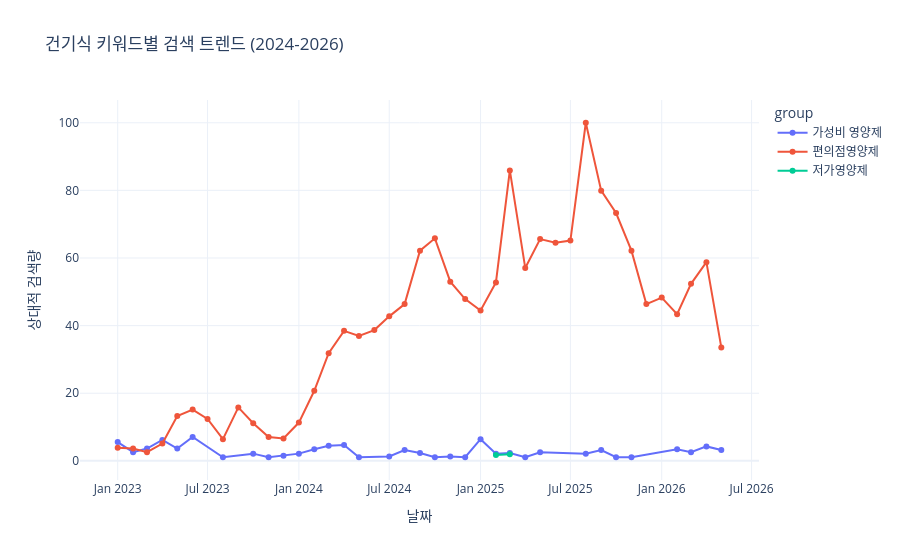

The notebook cell this image was saved under:
### Code cell
import os
import sys
import urllib.request
import json
import pandas as pd
import plotly.express as px

# 1. 인증 정보 설정 (이미지에서 확인하신 본인 정보를 넣으세요)
client_id = "iQYuA4jIAZWE78ZCH4p9" 
client_secret = "7MP3lY3dzz"
url = "https://openapi.naver.com/v1/datalab/search"

# 2. 분석 키워드 설정
target_keywords = ["가성비 영양제","편의점영양제","저가영양제"]

# 3. 키워드별 개별 그룹 자동 생성
keyword_groups = []
for kw in target_keywords:
    keyword_groups.append({
        "groupName": kw, 
        "keywords": [kw] 
    })

# 4. API 요청 본문 작성
body = {
    "startDate": "2023-01-01",
    "endDate": "2026-05-14",
    "timeUnit": "month",
    "keywordGroups": keyword_groups
}
body_json = json.dumps(body, ensure_ascii=False)

# 5. API 호출 실행
request = urllib.request.Request(url)
request.add_header("X-Naver-Client-Id", client_id)
request.add_header("X-Naver-Client-Secret", client_secret)
request.add_header("Content-Type", "application/json")

try:
    response = urllib.request.urlopen(request, data=body_json.encode("utf-8"))
    rescode = response.getcode()
    
    if rescode == 200:
        response_body = response.read()
        data = json.loads(response_body)
        
        # 6. 데이터프레임 변환
        df_list = []
        for res in data['results']:
            temp_df = pd.DataFrame(res['data'])
            temp_df['group'] = res['title']
            df_list.append(temp_df)
        
        search_keywords_compare = pd.concat(df_list)
        
        # 7. 시각화 (fig.write_image 부분을 삭제했습니다!)
        fig = px.line(search_keywords_compare, x='period', y='ratio', color='group',
                      title='건기식 키워드별 검색 트렌드 (2024-2026)',
                      labels={'period': '날짜', 'ratio': '상대적 검색량'},
                      markers=True,
                      template='plotly_white')
        
        fig.show() # 이제 에러 없이 그래프가 화면에 뜹니다!

    else:
        print(f"Error: API 요청 실패 (Code: {rescode})")

except Exception as e:
    print(f"Error 발생: {e}")

### Figure 1 — Plotly figure (JSON) as saved in the notebook; plotly's stock layout.template omitted (floating-point values rounded to 4 significant figures)
{"data": [{"hovertemplate": "group=가성비 영양제<br>날짜=%{x}<br>상대적 검색량=%{y}<extra></extra>", "legendgroup": "가성비 영양제", "line": {"color": "#636efa", "dash": "solid"}, "marker": {"symbol": "circle"}, "mode": "lines+markers", "name": "가성비 영양제", "orientation": "v", "showlegend": true, "type": "scatter", "x": ["2023-01-01", "2023-02-01", "2023-03-01", "2023-04-01", "2023-05-01", "2023-06-01", "2023-08-01", "2023-10-01", "2023-11-01", "2023-12-01", "2024-01-01", "2024-02-01", "2024-03-01", "2024-04-01", "2024-05-01", "2024-07-01", "2024-08-01", "2024-09-01", "2024-10-01", "2024-11-01", "2024-12-01", "2025-01-01", "2025-02-01", "2025-03-01", "2025-04-01", "2025-05-01", "2025-08-01", "2025-09-01", "2025-10-01", "2025-11-01", "2026-02-01", "2026-03-01", "2026-04-01", "2026-05-01"], "xaxis": "x", "y": [5.556, 2.564, 3.632, 6.197, 3.632, 7.051, 1.068, 2.137, 1.068, 1.496, 2.137, 3.419, 4.487, 4.701, 1.068, 1.282, 3.205, 2.35, 1.068, 1.282, 1.068, 6.41, 2.137, 2.35, 1.068, 2.564, 2.137, 3.205, 1.068, 1.068, 3.419, 2.564, 4.274, 3.205], "yaxis": "y"}, {"hovertemplate": "group=편의점영양제<br>날짜=%{x}<br>상대적 검색량=%{y}<extra></extra>", "legendgroup": "편의점영양제", "line": {"color": "#EF553B", "dash": "solid"}, "marker": {"symbol": "circle"}, "mode": "lines+markers", "name": "편의점영양제", "orientation": "v", "showlegend": true, "type": "scatter", "x": ["2023-01-01", "2023-02-01", "2023-03-01", "2023-04-01", "2023-05-01", "2023-06-01", "2023-07-01", "2023-08-01", "2023-09-01", "2023-10-01", "2023-11-01", "2023-12-01", "2024-01-01", "2024-02-01", "2024-03-01", "2024-04-01", "2024-05-01", "2024-06-01", "2024-07-01", "2024-08-01", "2024-09-01", "2024-10-01", "2024-11-01", "2024-12-01", "2025-01-01", "2025-02-01", "2025-03-01", "2025-04-01", "2025-05-01", "2025-06-01", "2025-07-01", "2025-08-01", "2025-09-01", "2025-10-01", "2025-11-01", "2025-12-01", "2026-01-01", "2026-02-01", "2026-03-01", "2026-04-01", "2026-05-01"], "xaxis": "x", "y": [3.846, 3.632, 2.564, 5.128, 13.25, 15.17, 12.39, 6.41, 15.81, 11.11, 7.051, 6.624, 11.32, 20.73, 31.84, 38.46, 36.97, 38.68, 42.74, 46.37, 62.18, 65.81, 52.99, 47.86, 44.44, 52.78, 85.9, 57.05, 65.6, 64.53, 65.17, 100.0, 79.91, 73.29, 62.18, 46.37, 48.29, 43.38, 52.35, 58.76, 33.55], "yaxis": "y"}, {"hovertemplate": "group=저가영양제<br>날짜=%{x}<br>상대적 검색량=%{y}<extra></extra>", "legendgroup": "저가영양제", "line": {"color": "#00cc96", "dash": "solid"}, "marker": {"symbol": "circle"}, "mode": "lines+markers", "name": "저가영양제", "orientation": "v", "showlegend": true, "type": "scatter", "x": ["2025-02-01", "2025-03-01"], "xaxis": "x", "y": [1.709, 1.923], "yaxis": "y"}], "layout": {"legend": {"title": {"text": "group"}, "tracegroupgap": 0}, "title": {"text": "건기식 키워드별 검색 트렌드 (2024-2026)"}, "xaxis": {"anchor": "y", "domain": [0, 1], "title": {"text": "날짜"}}, "yaxis": {"anchor": "x", "domain": [0, 1], "title": {"text": "상대적 검색량"}}}}
